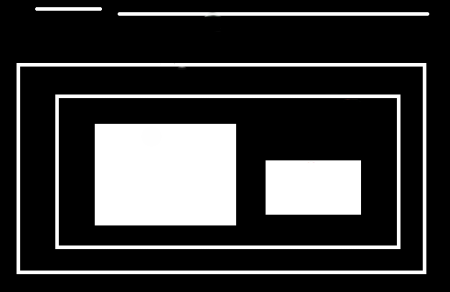
#> input picture contours/assets/hierarchy.png, 450 x 292 px, found by its file name
$ python hierarchy.py
#> lines starting #> are read from the running program, lines starting #| are printed output that depends on the picture; after the words box and inside, x2 and y2 are one past the last pixel; in counts of white or black regions, pixels touching at a corner belong together
import numpy as np
import cv2 as cv

def greyScale(image):
    imgray = cv.cvtColor(image, cv.COLOR_BGR2GRAY)
    return imgray


def getTh(image):
    _, thresh = cv.threshold(image, 127, 255, 0)
    return thresh


def main():
    image = cv.imread('contours/assets/hierarchy.png')
#> image is the input picture: shape (292, 450, 3); mean B, G, R 56, 56, 56

    # Step 1:
    gr_image = greyScale(image)

    # Step 2:
    th_image = getTh(gr_image)
#> in getTh, `_, thresh = cv.threshold(image, 127, 255, 0)`:
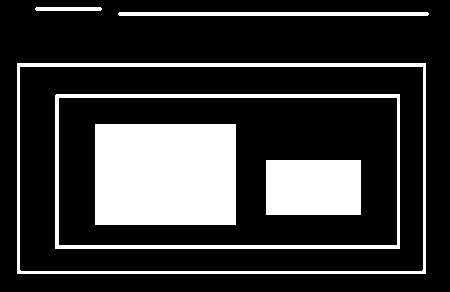
#> thresh: shape (292, 450); 22% white; 6 white regions

    # Step 3:

    # RETR_LIST
    contours,hierarchy = cv.findContours(th_image, cv.RETR_LIST, cv.CHAIN_APPROX_NONE)
#> contours = 8 contours; box (x1, y1, x2, y2) and area: (17, 63, 426, 274) 85680, (19, 66, 424, 272) 82815, (55, 94, 400, 249) 52976, (58, 97, 398, 246) 50170, (95, 124, 236, 225) 14000, (266, 160, 361, 215) 5076, (118, 12, 429, 16) 928, (35, 7, 102, 11) 196
    print("RETR_LIST \n",hierarchy)
#| RETR_LIST
#|  [[[ 1 -1 -1 -1]
#|   [ 2  0 -1 -1]
#|   [ 3  1 -1 -1]
#|   [ 4  2 -1 -1]
#|   [ 5  3 -1 -1]
#|   [ 6  4 -1 -1]
#|   [ 7  5 -1 -1]
#|   [-1  6 -1 -1]]]

    # RETR_EXTERNAL
    contours,hierarchy = cv.findContours(th_image, cv.RETR_EXTERNAL, cv.CHAIN_APPROX_NONE)
#> contours = 3 contours; box (x1, y1, x2, y2) and area: (17, 63, 426, 274) 85680, (118, 12, 429, 16) 928, (35, 7, 102, 11) 196
    print("\n RETR_EXTERNAL \n",hierarchy)
#|  RETR_EXTERNAL
#|  [[[ 1 -1 -1 -1]
#|   [ 2  0 -1 -1]
#|   [-1  1 -1 -1]]]

    # RETR_TREE
    contours,hierarchy = cv.findContours(th_image, cv.RETR_TREE, cv.CHAIN_APPROX_NONE)
#> contours = 8 contours; box (x1, y1, x2, y2) and area: (17, 63, 426, 274) 85680, (19, 66, 424, 272) 82815, (55, 94, 400, 249) 52976, (58, 97, 398, 246) 50170, (95, 124, 236, 225) 14000, (266, 160, 361, 215) 5076, (118, 12, 429, 16) 928, (35, 7, 102, 11) 196
    print("\n RETR_TREE \n",hierarchy)
#|  RETR_TREE
#|  [[[ 6 -1  1 -1]
#|   [-1 -1  2  0]
#|   [-1 -1  3  1]
#|   [-1 -1  4  2]
#|   [ 5 -1 -1  3]
#|   [-1  4 -1  3]
#|   [ 7  0 -1 -1]
#|   [-1  6 -1 -1]]]


    cv.drawContours(image,contours,-1,(0,255,0),1)
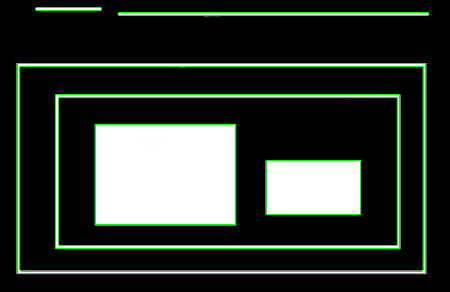
#> image: shape (292, 450, 3); mean B, G, R 46, 57.5, 46
    cv.imshow('image',image)
    cv.waitKey(0)


main()
